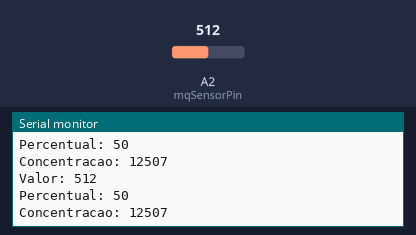
Recording of a sketch running on a simulated Arduino Nano, built with avr-gcc and run on an emulated ATmega328P. Parts: the last lines printed to the serial monitor. The inputs (shaded band) are chosen by the test bench; at power-on: A2 (mqSensorPin) = 512.

Above: at 3.8 s.
3.9 s: A2 (mqSensorPin) set to 716
At 6.7 s:
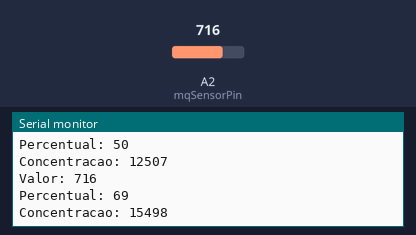
7.8 s: A2 (mqSensorPin) set to 900
At 10.2 s:
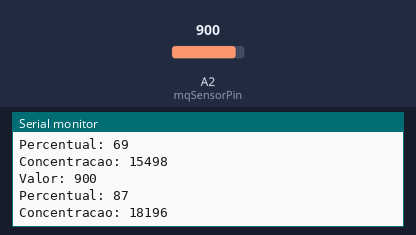
Timing chart, 0 to 11.7 s (numbered marks = the images above; inputs shaded):
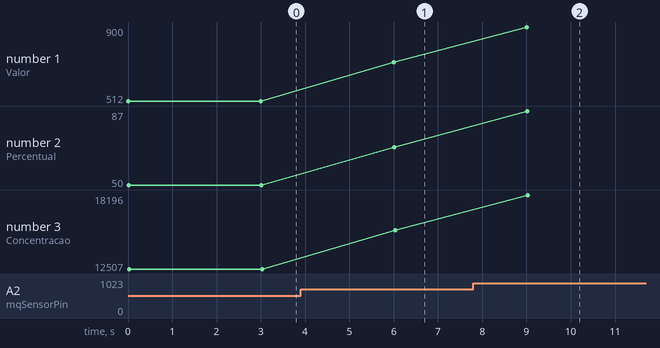

Measured:
- after the input at 3.9 s, the serial monitor: prints a new line after 2.1 s (image 1)
- after the input at 7.8 s, the serial monitor: prints a new line after 1.2 s (image 2)
- plotted number 1: 512 → 716 after the input at 3.9 s, 716 → 900 after the input at 7.8 s
- plotted number 2: 50 → 69 after the input at 3.9 s, 69 → 87 after the input at 7.8 s
- plotted number 3: 12507 → 15498 after the input at 3.9 s, 15498 → 18196 after the input at 7.8 s

The sketch:

MQ2.ino
```cpp
/*
 O MQ2 já com circuito integrado possui 4 pinos:
 GND - Ground
 VCC - Entrava 5V
 A0  - Saída analógica
 D0  - Saída digital

 O potenciômetro do circuito serve para controlar a sensibilidade do sensor para a saída digital.
*/

//Configurações
int mqSensorPin = A2;
int gasConcentration;
int gasPPM;

void setup()
{
	//Abre porta
	Serial.begin(9600);

	//Define tipo de entrada/saida
	pinMode(mqSensorPin, INPUT);
}

void loop()
{
	//Lê o valor
	int mqSensorValue = analogRead(mqSensorPin);

	//Mapeamento dos valores mínimo e máximo, a fim de usar a Modulação de Largura de Pulso
	//Propano: 200 - 5000ppm
	//Butano: 300 - 5000ppm
	//Metano: 5000 - 20000ppm
	//Hidrogenio: 300 - 5000ppm
	//Alcool: 100 - 2000ppm
	//Faça o teste de base para verificar o mínimo de PPM do gás desejado
	//0 é o mínimo de saída do pino e 1023 sempre será o máximo do Arduino
	gasConcentration = map(mqSensorValue, 0, 1023, 0, 100);
	gasPPM = map(mqSensorValue, 0, 1023, 5000, 20000);

	Serial.print("Valor: ");
	Serial.println(mqSensorValue);
	Serial.print("Percentual: ");
	Serial.println(gasConcentration);
	Serial.print("Concentracao: ");
	Serial.println(gasPPM);

	delay(3000);
}
```
